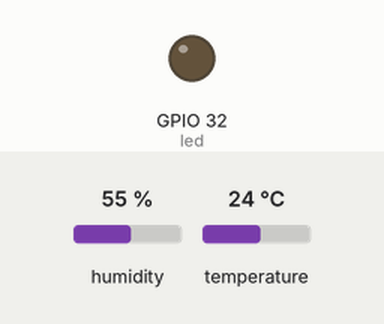
A sketch run on a simulated ESP32. Shown: output pins drawn as LEDs (lit = HIGH). The inputs (shaded band) are chosen by the test bench; at power-on: humidity 55 %, temperature 24 °C. WiFi joins after 1.5 s; servers stay silent unless stated; web services answer with replies made up by the test bench; what the sketch prints to the serial monitor is not drawn.

Above: at 0.0 s.
At 3.6 s:
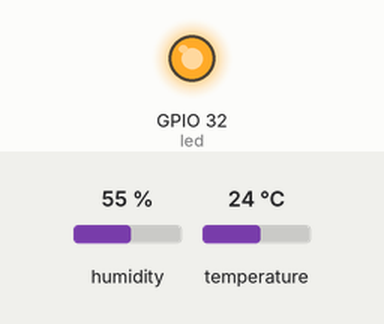
Timing chart, 0 to 5.1 s (numbered marks = the images above):
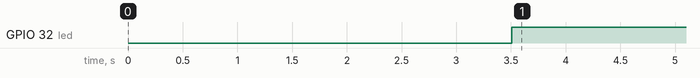

Measured:
- by itself, GPIO 32 (led): LOW → HIGH at 3.5 s

The sketch:

ThinkspeakInteligente.ino
```cpp
// Librerías necesarias
#include <DHT.h>       // Librería para el sensor DHT22
#include <WiFi.h>      // Librería para la conexión WiFi
#include <HTTPClient.h> // Librería para hacer solicitudes HTTP

// Definición de pines GPIO
int led = 32;  // Pin donde está conectado el LED

// Configuración del sensor DHT22
DHT dht(33, DHT22); // DHTPIN (Pin 33), DHTTYPE (Sensor DHT22)

// Variables para almacenar los valores de temperatura y humedad
int valor_temperatura = 0;
int valor_humedad = 0;

// Configuración para enviar datos a ThingSpeak
String url = "https://api.thingspeak.com/update?"; // URL del servidor de ThingSpeak
String api_key = "XTUNK0M3XFB5YD9C"; // Clave API personal del tablero en ThingSpeak
String sensor = "field3"; // Campo donde se enviarán los datos de humedad

void setup() {
  // Configuración de los pines
  pinMode(led, OUTPUT);  // Configura el pin del LED como salida
  dht.begin();           // Inicializa el sensor DHT22

  delay(1000);  // Pequeña pausa antes de iniciar la conexión
  Serial.begin(115200);  // Inicia la comunicación serie a 115200 baudios

  // Conexión a la red WiFi
  WiFi.begin("MSI 9472", "|05791xZ");  // Nombre de la red WiFi y contraseña (vacía en este caso)

  // Esperar hasta que se establezca la conexión WiFi
  while ((WiFi.status() != WL_CONNECTED)) {
    delay(500);
    Serial.print(".");  // Muestra puntos en la consola mientras se conecta
  }
  Serial.println("WiFi conectado");  // Mensaje de confirmación de conexión
}

void loop() {
  delay(1000); // Pequeña pausa entre lecturas

  // Leer valores de temperatura y humedad desde el sensor DHT22
  valor_temperatura = dht.readTemperature();
  valor_humedad = dht.readHumidity();

  // Mostrar los valores en la consola serie
  Serial.print("Temperatura: ");
  Serial.println(valor_temperatura);
  Serial.print("Humedad: ");
  Serial.println(valor_humedad);

  // Encender el LED si la humedad es mayor o igual al 50%
  if (valor_humedad >= 50) {
    digitalWrite(led, HIGH);  // Enciende el LED
  } else {
    digitalWrite(led, LOW);   // Apaga el LED
  }

  // Verifica si el ESP32 está conectado a WiFi antes de enviar datos
  if ((WiFi.status() == WL_CONNECTED)) {
    // Crear un objeto HTTPClient para la solicitud HTTP
    HTTPClient http;

    // Construir la URL con los datos de humedad
    String message = url + "api_key=" + api_key + "&" + sensor + "=" + String(valor_humedad);
    http.begin(message); // Iniciar la conexión HTTP

    // Realizar la petición GET a ThingSpeak y obtener el código de respuesta
    int httpCode = http.GET();
    Serial.println(message);  // Muestra la URL de la petición en la consola
    Serial.print("Código GET: ");
    Serial.println(httpCode);  // Muestra el código de respuesta de la solicitud HTTP

    http.end();  // Finaliza la conexión HTTP
  }

  delay(1000);  // Espera 1 segundo antes de enviar nuevamente
}
```
